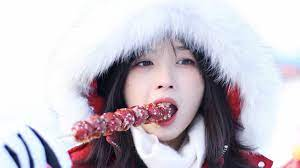
#> input picture 下载.jpg, 300 x 168 px
$ python hw.py
#> lines starting #> are read from the running program, lines starting #| are printed output that depends on the picture
from PIL import Image
import numpy as np
# import statsmodels.api as sm
from sklearn.linear_model import LinearRegression

# sk 进行线性回归
from scipy.optimize import root


# 优化包
class solver():
    def __init__(self, m, path):
        self.lo = 0
        self.m = m
        self.path = path
        # 放入随机生成的点云
        self.lists = []
        self.rec = {}
        #     记录每个点，所包含在那个领域
        self.superface = {}

        self.edge = {}

    # 1.读取文件，创建数组,并且灰度化文件
    def read_image(self):

        # I.show()
        # I.save('./save.png')
        I_array = np.array(Image.open(self.path).convert('L'), 'f')
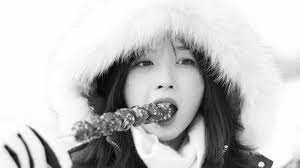
#> I_array: shape (168, 300) float32; min 1, max 255, mean 195.2
        print(I_array.shape)
#| (168, 300)
        self.I_array = I_array
        # I =Image.fromarray(np.uint8(I_array))
        # I.show()

    def create(self):
        '''
        随机生成m个点云
        :return:
        '''
        for i in range(self.m):
            self.lists.append((0, i))

    def init_m(self):
        """
        对m个点的所有值，初始化
        :return:
        """
        for i in range(self.m):
            point = self.lists[i]

            self.rec[point] = []
            #         初始化是01 02 03 0 4，使用set可以去重
            self.edge[point] = set()

    def cut(self):
        '''
        分割图像，到m个点上
        :return:
        '''
        for i in range(self.I_array.shape[0]):
            for j in range(self.I_array.shape[1]):
                # 设置第一个是最小的，下面进行更新
                minP = (self.lists[0][0] - i) ** 2 + (self.lists[0][1] - j) ** 2
                x = 0
                y = 0

                for point in self.lists:
                    if (point[0] - i) ** 2 + (point[1] - j) ** 2 < minP:
                        minP = (point[0] - i) ** 2 + (point[1] - j) ** 2
                        x = point[0]
                        y = point[1]
                # 这是第一轮，最小的，看还有没有一样小的
                self.rec[(x, y)].append(([i, j]))

                for point in self.lists:
                    if (point[0] - i) ** 2 + (point[1] - j) ** 2 == minP:
                        if point[0] != x or point[1] != y:
                            self.rec[point].append(([i, j]))

    def find_edge(self):
        """
        找出当前点的附近点
        :return:
        """
        for i in range(self.m):
            point = self.lists[i]
            x = self.rec[point]
            # 恶臭代码。当前值往四处走，看是不是在其他领域
            for index in x:
                index_1 = [index[0] + 1, index[1]]
                index_2 = [index[0] - 1, index[1]]
                index_3 = [index[0], index[1] + 1]
                index_4 = [index[0], index[1] - 1]
                # print(index_4)
                # break
                for j in range(self.m):
                    if i==j:
                        continue
                    if index_1 in self.rec[self.lists[j]] and i != j:
                        self.edge[point].add(self.lists[j])
                    elif index_2 in self.rec[self.lists[j]] and i != j:
                        self.edge[point].add(self.lists[j])
                    elif index_3 in self.rec[self.lists[j]] and i != j:
                        self.edge[point].add(self.lists[j])
                    elif index_4 in self.rec[self.lists[j]] and i != j:
                        self.edge[point].add(self.lists[j])

    def least_square(self):
        for i in range(self.m):
            point = self.lists[i]
            x = self.rec[point]
            y = []
            for index in x:
                y.append(self.I_array[index[0], index[1]])
            #         加入到numpy

            x = np.array(x)
            # x归一化
            # x[0]=(x[0]-x.shape[0])/x.shape[0]
            # x[1]=(x[1]-x.shape[1])/x.shape[1]
            # print(x.shape)
            y = np.array(y)
            # 将 y 分别增加一个轴，以满足 sklearn 中回归模型认可的数据
            # 此时由于 x 是多元变量，则不用添加新的轴了
            y = y[:, np.newaxis]
            # y = (y[:, np.newaxis]-128)/128

            model = LinearRegression()  # 构建线性模型
            model.fit(x, y)  # 自变量在前，因变量在后
            predicts = model.predict(x)  # 预测值
            R2 = model.score(x, y)  # 拟合程度 R2
            print('R2 = %.3f' % R2)  # 输出 R2
            coef = model.coef_  # 斜率
            intercept = model.intercept_  # 截距
            #         w =np.dot(np.dot(np.linalg.inv(np.dot(x.T,x)),x.T),y)
            #
            # #         这是w的参数
            #         进行水平拼接
            intercept = np.array(intercept).reshape((-1, 1))
            # print(model.coef_, intercept)  # 输出斜率和截距

            self.superface[point] = np.hstack((coef, intercept)).reshape((-1, 1))
#> after the loop, self.superface = {(0, 0): [-0.0385, 0, 255.8], (0, 1): [-0.045, 0, 256.2], (0, 2): [-0.057, 0, 256.7], (0, 3): [-0.709, -0.0798, 265.9]}
#| [[-3.84501496e-02]
#|  [ 0.00000000e+00]
#|  [ 2.55847492e+02]]

    def loss(self):
        """
        计算loss，通过与真实值
        # todo：
        :return:
        """
        total = 0.0
        # 找出所有的点
        for i in range(self.m):
            point = self.lists[i]
            x = self.rec[point]
            y = []
            for index in x:
                y.append(self.I_array[index[0], index[1]])
            #         加入到numpy

            x = np.array(x)
            one = np.ones((x.shape[0], 1))
            x = np.hstack((x, one))
            # 通过dot进行计算
            y = np.array(y)
            y_pre = np.dot(x, self.superface[point])
            lo = (y - y_pre) ** 2
            total += np.sum(lo)
#> this loop made 4 passes
#> total on passes 1 to 3: 349944.9, 816595.1, 1654304.2
#> pass 1, in loss, `lo = (y - y_pre) ** 2`:
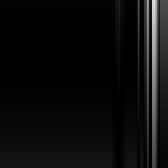
#> lo: shape (168, 168) float64; min 3.55e-06, max 220.4, mean 12.4
#> pass 2, in loss, `lo = (y - y_pre) ** 2`:
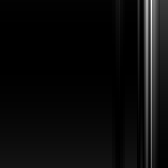
#> lo: shape (168, 168) float64; min 8.49e-07, max 366.9, mean 16.5; drawn with min black and max white
#> pass 3, in loss, `lo = (y - y_pre) ** 2`:
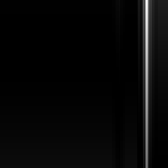
#> lo: shape (168, 168) float64; min 7.11e-08, max 942.4, mean 29.7; drawn with min black and max white
#> after the loop, total = 1654304.2
        #         消灭行

        self.lo = total

    def backward(self):
        """
        反向传播
        :return:
        """
        pass

    def forward(self):
        '''
        前项传播
        :return:
        '''

    def run(self):
        self.read_image()
        self.create()
        self.init_m()
        self.cut()
        self.find_edge()
        # print(self.edge)
        self.least_square()
        print(self.superface[(0,0)])
        self.loss()
        print(self.lo)


if __name__ == '__main__':
    s = solver(4, "下载.jpg")
#> (the run stopped early here; a loop or call above may not have finished)
